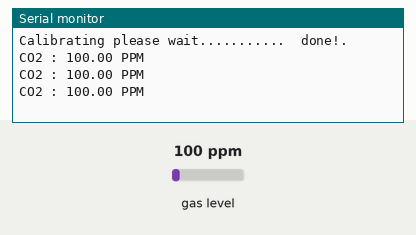
This sketch was run on a simulated Arduino Uno, built with avr-gcc and run on an emulated ATmega328P. On the bench: the last lines printed to the serial monitor. Inputs (shaded band) come from the test bench; at power-on: gas level 100 ppm.

Above: at 1.3 s.
1.4 s: gas level set to 20 ppm
At 1.9 s:
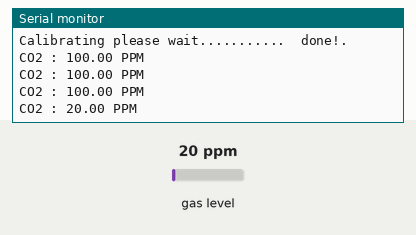
2.9 s: gas level set to 250 ppm
At 3.4 s:
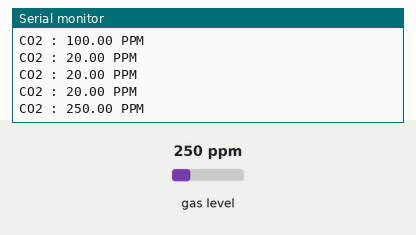
Timing chart, 0 to 5.9 s (numbered marks = the images above; inputs shaded):
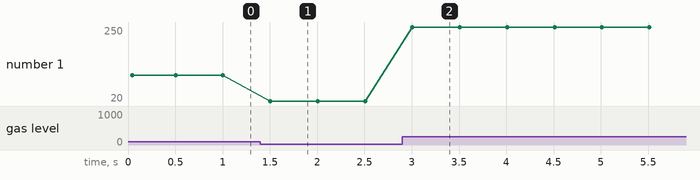

The sketch:

MQ_135.ino
```cpp
//Include the library
#include <MQUnifiedsensor.h>

//Definitions
#define placa "ESP-32"
#define Voltage_Resolution 3.3
#define pin 4 //Analog input 0 of your arduino
#define type "MQ-2" //MQ135
#define ADC_Bit_Resolution 12 // For arduino UNO/MEGA/NANO
#define RatioMQ135CleanAir 3.6//RS / R0 = 3.6 ppm
//#define calibration_button 13 //Pin to calibrate your sensor

//Declare Sensor
MQUnifiedsensor MQ135(placa, Voltage_Resolution, ADC_Bit_Resolution, pin, type);

char jenisgas[6][10] = {"CO","Alcohol","CO2","Tolueno","NH4","Aceton"};
float gasA[6] = {605.18, 77.255, 110.47, 44.947, 102.2, 34.668};
float gasB[6] = {-3.937, -3.18, -2.862, -3.445, -2.473};
int itemcheck = 2;

void setup() {
  //Init the serial port communication
  Serial.begin(9600); //Init serial port

  //Set math model to calculate the PPM concentration and the value of constants
  MQ135.setRegressionMethod(1); //_PPM =  a*ratio^b
  MQ135.setA(gasA[itemcheck]); MQ135.setB(gasB[itemcheck]); // Configurate the ecuation values to get CO2 concentration
  //MQ135.setA(102.2); MQ135.setB(-2.473); // Configurate the ecuation values to get NH4 concentration

  /*
    Exponential regression:
  GAS      | a      | b
  CO       | 605.18 | -3.937
  Alcohol  | 77.255 | -3.18
  CO2      | 110.47 | -2.862
  Tolueno  | 44.947 | -3.445
  NH4      | 102.2  | -2.473
  Acetona  | 34.668 | -3.369
  */

  /**********  MQ Init ***************/
  //Remarks: Configure the pin of arduino as input.
  //
  MQ135.init();
  /*
    //If the RL value is different from 10K please assign your RL value with the following method:
    MQ135.setRL(10);
  */
  /**********  MQ CAlibration ***************/
  Serial.print("Calibrating please wait.");
  float calcR0 = 0;
  for(int i = 1; i<=10; i ++)
  {
    MQ135.update(); // Update data, the arduino will be read the voltage on the analog pin
    calcR0 += MQ135.calibrate(RatioMQ135CleanAir);
    Serial.print(".");
  }
  MQ135.setR0(calcR0/10);
  Serial.println("  done!.");
  if(isinf(calcR0)) {Serial.println("Warning: Conection issue founded, R0 is infite (Open circuit detected) please check your wiring and supply"); while(1);}
  if(calcR0 == 0){Serial.println("Warning: Conection issue founded, R0 is zero (Analog pin with short circuit to ground) please check your wiring and supply"); while(1);}
  /**********  MQ CAlibration ***************/

  MQ135.serialDebug(false);
}

void loop() {
  MQ135.update(); // Update data, the arduino will be read the voltage on the analog pin
  float hasil = MQ135.readSensor(); // Sensor will read PPM concentration using the model and a and b values setted before or in the setup
  Serial.print(jenisgas[itemcheck]);Serial.print(" : ");Serial.print(hasil);Serial.println(" PPM");
  //MQ135.serialDebug(); // Will print the table on the serial port
  delay(500); //Sampling frequency
}
```

Measured:
- after the input at 1.4 s, the serial monitor: prints a new line after 0.10 s (image 1)
- after the input at 2.9 s, the serial monitor: prints a new line after 0.11 s (image 2)
- plotted number 1: 100 → 20 after the input at 1.4 s, 20 → 250 after the input at 2.9 s
